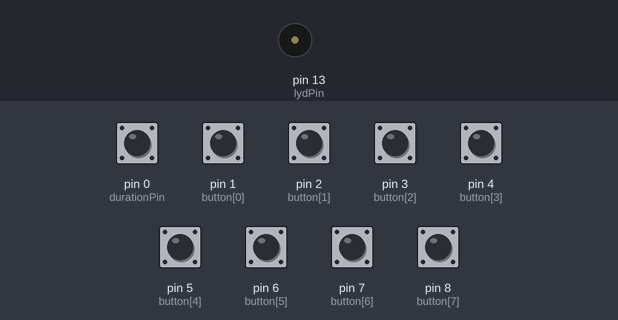
Bench run of a sketch on a simulated Arduino Uno, built with avr-gcc and run on an emulated ATmega328P. Parts: buzzer (waves = sounding). The test bench sets the inputs (shaded band); at power-on: pin 0 (durationPin), pin 1 (button[0]), pin 2 (button[1]), pin 3 (button[2]), pin 4 (button[3]), pin 5 (button[4]), pin 6 (button[5]), pin 7 (button[6]), pin 8 (button[7]) HIGH.

Above: at 1.2 s.
1.3 s: pin 1 (button[0]) pulled LOW for 0.15 s
At 1.37 s:
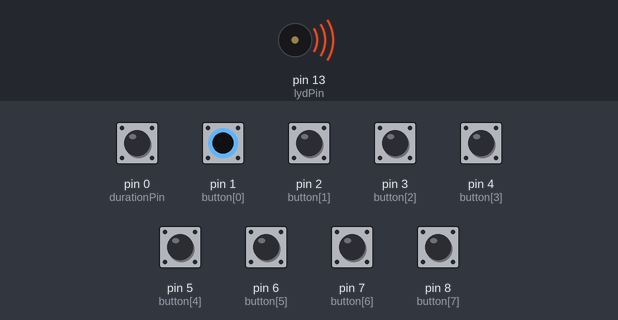
Timing chart, 0 to 4.3 s (numbered marks = the images above; inputs shaded):
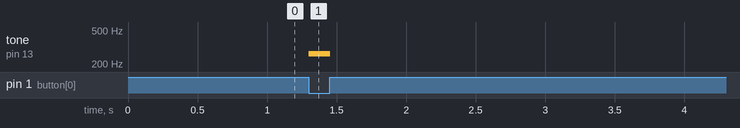

The sketch:

Lyd_8_kode.ino
```cpp
const int durationPin = 0;
const int button[] = {1,2,3,4,5,6,7,8};
const int lydPin =  13;

const int lydCount = 8;

const int NOTE_C = 262;
const int NOTE_D = 294;
const int NOTE_E = 330;
const int NOTE_F = 349;
const int NOTE_G = 392;
const int NOTE_A = 440;
const int NOTE_H = 493;
const int NOTE_C2 = 523;

int varighet = 5;
int durationState = 0;
int buttonState[] = {0,0,0,0,0,0,0,0};


void setup() {

  pinMode(lydPin, OUTPUT);
  pinMode(durationPin, INPUT_PULLUP);

  for(int pin = 0; pin < lydCount; pin++){
    pinMode(button[pin], INPUT_PULLUP);
  }
}

void loop() {

  durationState = digitalRead(durationPin);

  for(int pin = 0; pin < lydCount; pin++){
    buttonState[pin] = digitalRead(button[pin]);
  }

  if (durationState == LOW){
    varighet=700;
  }else{
    varighet=5;
  }

  if (buttonState[0] == LOW){
    tone(lydPin,NOTE_C,varighet);
}
  if (buttonState[1] == LOW){
    tone(lydPin,NOTE_D,varighet);
}
  if (buttonState[2] == LOW){
    tone(lydPin,NOTE_E,varighet);
}
  if (buttonState[3] == LOW){
    tone(lydPin,NOTE_F,varighet);
}
  if (buttonState[4] == LOW){
    tone(lydPin,NOTE_G,varighet);
}
  if (buttonState[5] == LOW){
    tone(lydPin,NOTE_A,varighet);
}
  if (buttonState[6] == LOW){
    tone(lydPin,NOTE_H,varighet);
}
  if (buttonState[7] == LOW){
    tone(lydPin,NOTE_C2,varighet);
}
}
```

Measured:
- after the input at 1.3 s, tone on pin 13 (lydPin): silent → 262 Hz at once, → silent 0.15 s later
